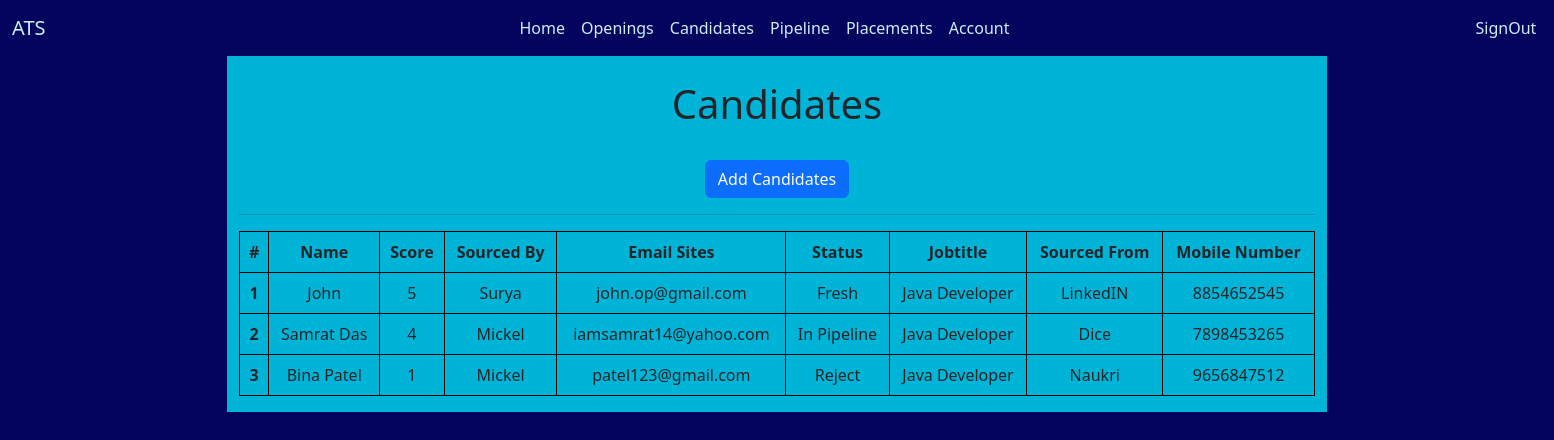
/candidates, run on an earlier commit of the app's database.
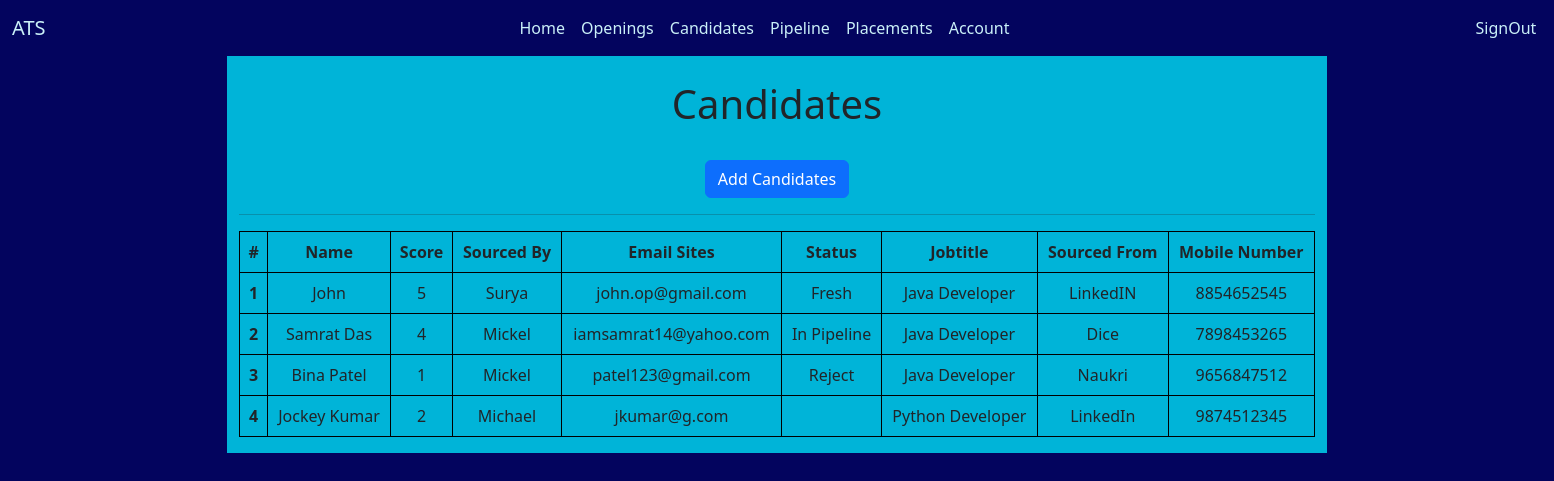
And on a later commit of the database.
### ApplicantTracking/models.py (models this page shows)
class Candidates(models.Model):
    Name = models.CharField(max_length=50)
    Score = models.IntegerField(default=0)
    SourcedBy = models.CharField(max_length=50)
    Email = models.EmailField(max_length=100)
    Status = models.CharField(max_length=50)
    JobTitle = models.CharField(max_length=50)
    SourcedFrom = models.CharField(max_length=50)
    Mobile = models.IntegerField(default=0)
    def __str__(self):
        return "%s %s %s" %(self.Name, self.Email, self.Status)

### ApplicantTracking/views.py (the view)
# urls.py: path('candidates', views.candidates, name="candidates"),
def candidates(request):
    can = Candidates.objects.all()
    context = {
        'can': can
    }
    print(context)
    return render(request, 'ApplicantTracking/candidates.html', context)

### templates/ApplicantTracking/candidates.html (shortened to what this page needs)
<!doctype html>
<html lang="en">
<head>
    <link href="https://cdn.jsdelivr.net/npm/bootstrap@5.2.2/dist/css/bootstrap.min.css" rel="stylesheet"
>
</head>
<body style="background-color: #03045e;">
<nav class="navbar navbar-expand-lg" style="background-color: #03045e">
    <div class="container-fluid">
        <a class="navbar-brand" style="color:#caf0f8;">ATS</a>
        <div class="collapse navbar-collapse" id="navbarSupportedContent">
            <ul class="navbar-nav me-auto mb-2 mb-lg-0">
                <li class="nav-item">
                    <a class="nav-link" aria-current="page" href="/dashboard" style="margin-left:450px;color:#caf0f8" id="aknav">Home</a>
                </li>
                <li class="nav-item">
                    <a class="nav-link" href="/openings" style="color:#caf0f8" id="aknav">Openings</a>
                </li>
                <li class="nav-item">
                    <a class="nav-link" href="/candidates" style="color:#caf0f8" id="aknav">Candidates</a>
                </li>
                <li class="nav-item">
                    <a class="nav-link" href="/pipeline" style="color:#caf0f8" id="aknav">Pipeline</a>
                </li>
                <li class="nav-item">
                    <a class="nav-link" href="/placement" style="color:#caf0f8" id="aknav">Placements</a>
                </li>
                <li class="nav-item">
                    <a class="nav-link" href="/account" style="color:#caf0f8" id="aknav">Account</a>
                </li>
                <li class="nav-item" style="margin-left:450px;">
                    <a class="nav-link" href="/signout" style="color:#caf0f8" id="aknav">SignOut</a>
                </li>
            </ul>
        </div>
    </div>
</nav>
<div class="container" style="text-align:center">
    <div class="row">
        <div class="col-md-1" style="background-color: #03045e">
        </div>
        <div class="col-md-10" style="background-color: #00b4d8">
            <br>
            <h1 align="center">Candidates</h1>
            <br>
            <a href="/addcandidates" class="btn btn-primary" role="button">Add Candidates</a>
            <hr>
    <table class="table table-bordered" style="border-color:black;">
        <thead>
        <tr>
            <th scope="col">#</th>
            <th scope="col">Name</th>
            <th scope="col">Score</th>
            <th scope="col">Sourced By</th>
            <th scope="col">Email Sites</th>
            <th scope="col">Status</th>
            <th scope="col">Jobtitle</th>
            <th scope="col">Sourced From</th>
            <th scope="col">Mobile Number</th>
        </tr>
        </thead>
        {% for can in can %}
        <tbody>
        <tr>
            <th scope="row">{{can.id}}</th>
            <td>{{can.Name}}</td>
            <td>{{can.Score}}</td>
            <td>{{can.SourcedBy}}</td>
            <td>{{can.Email}}</td>
            <td>{{can.Status}}</td>
            <td>{{can.JobTitle}}</td>
            <td>{{can.SourcedFrom}}</td>
            <td>{{can.Mobile}}</td>
        </tr>
        </tbody>
        {% endfor %}
    </table>
        </div>
        <div class="col-md-1" style="background-color: #03045e">
        </div>
    </div>
</div>
</body>
</html>

What changed in the data, as far as the page shows it:
added Candidates: id "4", Name "Jockey Kumar", Score "2", SourcedBy "Michael", Email "jkumar@g.com", JobTitle "Python Developer", SourcedFrom "LinkedIn", Mobile "9874512345"
